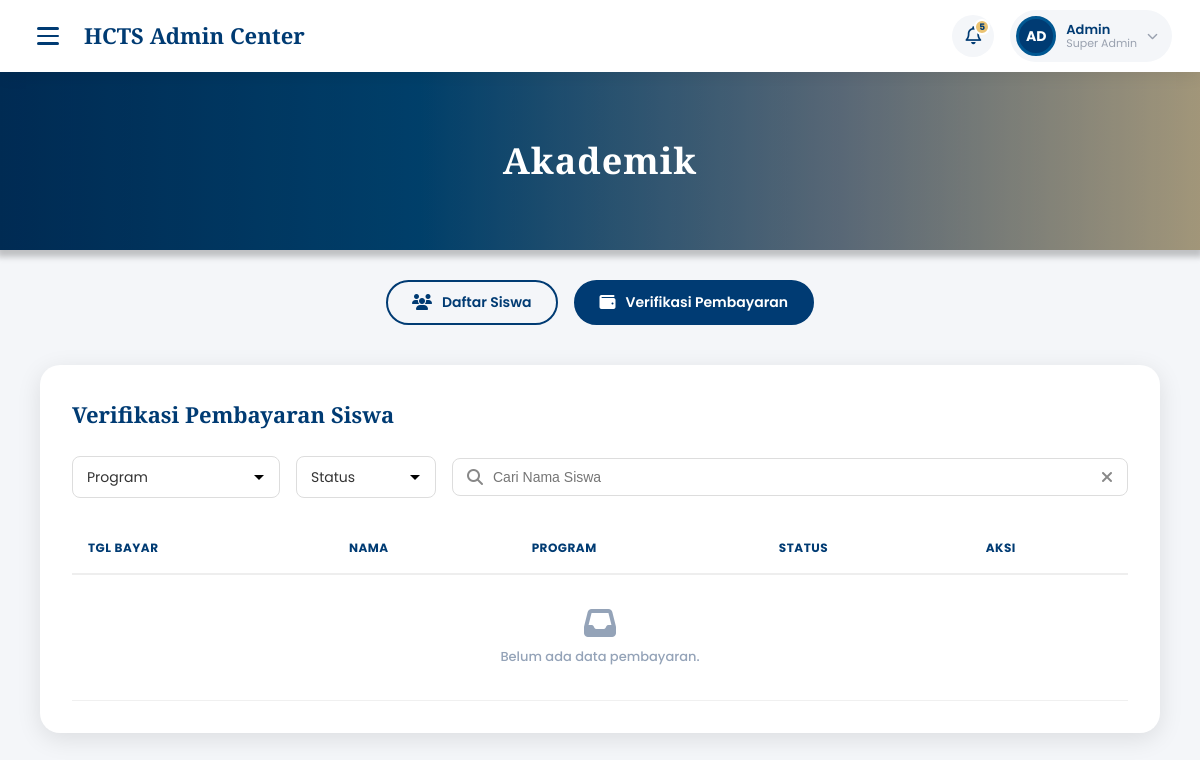
Before: /user/admin/verifPembayaran_akademik.php with the older database file.
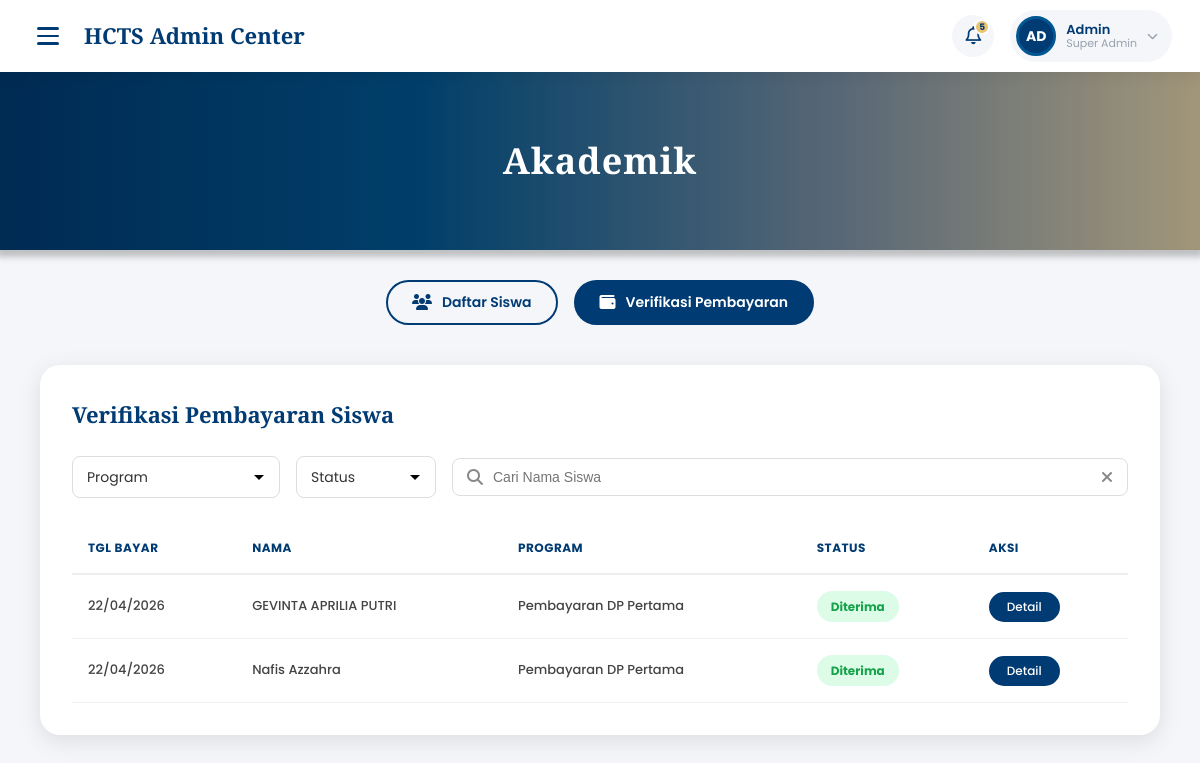
After: the same page with the newer database file.
### tables this page shows
CREATE TABLE `pembayaran` (
  `id_pembayaran` int(11) NOT NULL,
  `id_siswa` int(11) NOT NULL,
  `id_biaya_pendidikan` int(11) NOT NULL,
  `nominal` int(11) DEFAULT NULL,
  `bukti_file` varchar(255) DEFAULT NULL,
  `deskripsi` varchar(255) NOT NULL,
  `tanggal_pembayaran` date NOT NULL,
  `status_pembayaran` varchar(50) NOT NULL,
  `keterangan` text DEFAULT NULL
);

CREATE TABLE `siswa` (
  `id_siswa` int(11) NOT NULL,
  `id_user` int(11) NOT NULL,
  `id_pendaftaran` int(11) NOT NULL,
  `nim_siswa` varchar(50) NOT NULL,
  `nama_lengkap` varchar(255) NOT NULL,
  `id_program` int(11) NOT NULL,
  `email_belajar` varchar(255) DEFAULT NULL,
  `password` varchar(255) DEFAULT NULL,
  `status_pembayaran` varchar(50) DEFAULT 'belum_bayar',
  `dp_notified` tinyint(1) DEFAULT 0
);

### user/admin/verifPembayaran_akademik.php (the view, shortened to what the changed rows need)
<?php
$db = new Database();
$conn = $db->getConnection();
$stmt = $conn->query("SELECT p.*, s.nama_lengkap as nama_siswa, s.email_belajar as email
    FROM pembayaran p
    LEFT JOIN `siswa` s ON p.id_siswa = s.id_siswa
    ORDER BY p.tanggal_pembayaran DESC");
$payments = $stmt->fetchAll();
?>
<!DOCTYPE html>
<html lang="id">
<head>
    <link rel="stylesheet" href="https://cdnjs.cloudflare.com/ajax/libs/font-awesome/6.5.0/css/all.min.css">
    <link rel="stylesheet" href="../../style/verifPembayaran_akademik.css?v=<?= time() ?>">
</head>
<body>
    <div class="main-wrapper sidebar-collapsed" id="mainWrapper">
        <main class="page-content">
            <section class="dashboard-banner">
                <div class="banner-content">
                    <h1 class="banner-title">Akademik</h1>
                </div>
            </section>
            <section class="pendaftaran-list-section">
                <div class="pendaftaran-list-card">
                    <div class="table-header">
                        <h2 class="table-title">Verifikasi Pembayaran Siswa</h2>
                    </div>
                    <div class="table-responsive">
                        <table class="table">
                            <thead>
                                <tr>
                                    <th>TGL BAYAR</th>
                                    <th>NAMA</th>
                                    <th>PROGRAM</th>
                                    <th>STATUS</th>
                                    <th>AKSI</th>
                                </tr>
                            </thead>
                            <tbody>
                                <?php if (empty($payments)): ?>
                                    <tr>
                                        <td colspan="5" style="text-align:center; padding:2rem; color:#94a3b8;">
                                            <i class="fa-solid fa-inbox"
                                                style="font-size:2rem; margin-bottom:.5rem; display:block;"></i>
                                            Belum ada data pembayaran.
                                        </td>
                                    </tr>
                                <?php else: ?>
                                    <?php foreach ($payments as $pay): ?>
                                        <?php
                                        $badgeClass = 'badge-pending-blue';
                                        $badgeLabel = 'Pending';
                                        if ($pay['status_pembayaran'] === 'diterima') {
                                            $badgeClass = 'badge-valid';
                                            $badgeLabel = 'Diterima';
                                        } elseif ($pay['status_pembayaran'] === 'ditolak') {
                                            $badgeClass = 'badge-rejected';
                                            $badgeLabel = 'Ditolak';
                                        }
                                        ?>
                                        <tr>
                                            <td><?= date('d/m/Y', strtotime($pay['tanggal_pembayaran'])) ?></td>
                                            <td><?= htmlspecialchars($pay['nama_siswa'] ?? 'Siswa #' . $pay['id_siswa']) ?></td>
                                            <td><?= htmlspecialchars($pay['deskripsi'] ?? '-') ?></td>
                                            <td><span class="badge <?= $badgeClass ?>"><?= $badgeLabel ?></span></td>
                                            <td>
                                                <button class="btn-detail" onclick="openModal(
                                            <?= $pay['id_pembayaran'] ?>,
                                            '<?= addslashes($pay['nama_siswa'] ?? 'Siswa #' . $pay['id_siswa']) ?>',
                                            '<?= addslashes($pay['email'] ?? '-') ?>',
                                            '<?= addslashes($pay['deskripsi'] ?? '-') ?>',
                                            '<?= number_format($pay['nominal'] ?? 0, 0, ',', '.') ?>',
                                            '<?= date('d M Y', strtotime($pay['tanggal_pembayaran'])) ?>',
                                            '<?= $pay['status_pembayaran'] ?>',
                                            '<?= addslashes($pay['keterangan'] ?? '') ?>',
                                            '<?= addslashes($pay['bukti_file'] ?? '') ?>'
                                        )">Detail</button>
                                            </td>
                                        </tr>
                                    <?php endforeach; ?>
                                <?php endif; ?>
                            </tbody>
                        </table>
                    </div>
                </div>
            </section>
        </main>
    </div>
</body>
</html>

Changed rows visible on the page:
added pembayaran: tanggal_pembayaran "22/04/2026", id_siswa.nama_lengkap "GEVINTA APRILIA PUTRI", deskripsi "Pembayaran DP Pertama", status_pembayaran "Diterima"
added pembayaran: tanggal_pembayaran "22/04/2026", id_siswa.nama_lengkap "Nafis Azzahra", deskripsi "Pembayaran DP Pertama", status_pembayaran "Diterima"
Other visible differences:
text no longer shown: "Belum ada data pembayaran."
